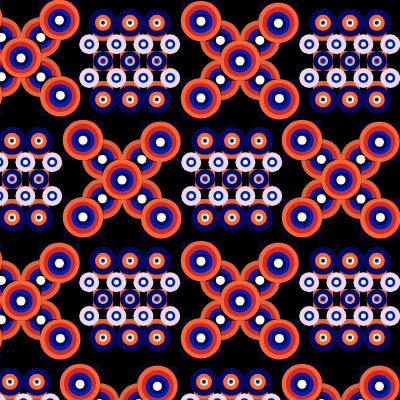
Frame 1 (no input)
Frame 60 (no input): identical to frame 1, image omitted
Frame 120 (the mouse pressed at the canvas centre since frame 60): identical to frame 1, image omitted

The p5.js sketch that drew this single still picture (run headless with seeded random() and noise() and a simulated clock; from frame 60 on, the mouse is pressed at the canvas centre):

// p5.js sketch
// ── sketch.js
function setup() {
  createCanvas(400, 400);
}

function draw() {
  background(0);
  
  //viejo
  push();
  translate(240,60);
  scale(0.20) ;
  rotate(0);
  tarea();
  pop();
   
  //viejo
  push();
  translate(341,179);
  scale(0.20);
  rotate(0);
  tarea();
  pop();
  
  //viejo
  push();
  translate(122,179);
  scale(0.20);
  rotate(0);
  tarea();
  pop();
  
  //viejo
  push();
  translate(21,57);
  scale(0.20);
  rotate(0);
  tarea();
  pop();
  
  //viejo
  push();
  translate(240,300);
  scale(0.20);
  rotate(0);
  tarea();
  pop();
  
  //viejo
  push();
  translate(21,300);
  scale(0.20);
  rotate(0);
  tarea();
  pop();
  
  //viejo
  push();
  translate(341,423);
  scale(0.20);
  rotate(0);
  tarea();
  pop();
  
  //nuevo
  push();
  translate(390,21);
  rotate(radians(90));
  scale(0.20);
  modulo2();
  pop();
  
  //nuevo
  push();
  translate(170,21);
  rotate(radians(90));
  scale(0.20);
  modulo2();
  pop();
  
  //nuevo
  push();
  translate(272,139);
  rotate(radians(90));
  scale(0.20);
  modulo2();
  pop();
  
  //nuevo
  push();
  translate(390,259);
  rotate(radians(90));
  scale(0.20);
  modulo2();
  pop();
  
  //nuevo
  push();
  translate(52,139);
  rotate(radians(90));
  scale(0.20);
  modulo2();
  pop();
  
  //nuevo
  push();
  translate(170,259);
  rotate(radians(90));
  scale(0.20);
  modulo2();
  pop();
  
  //nuevo
  push();
  translate(271,380);
  rotate(radians(90));
  scale(0.20);
  modulo2();
  pop();
  
  //viejo
  push();
  translate(119,423);
  scale(0.20);
  rotate(0);
  tarea();
  pop();
  
  //nuevo
  push();
  translate(50,380);
  rotate(radians(90));
  scale(0.20);
  modulo2();
  pop();
  
  

  
 
}
  
function tarea() {
  push();
  translate(-200,-200);

 fill (225,99,58) ;
  noStroke();
  circle (102,102, 203 );
  circle (299,102,203) ;
  circle (299,299, 203) ;
  circle(102, 299, 203) ;
  fill (205,43,39);
  noStroke();
  circle (102,102,160);
  circle( 299,102,160) ;
  circle(299,299,160);
  circle (102,299,160) ;
  fill (0,29,171) ;
  noStroke();
  circle(102,102,116);
  circle(299,102,116);
  circle(299,299,116);
  circle(102,299,116);
  
  fill(6,8,94);
  noStroke() ;
  circle(102,102,80);
  circle(299,102,80);
  circle(299,299,80);
  circle(102,299,80);
  fill(11,6,29);
  noStroke();
  square(101,102,200);
  square(-94,290,200);
  square(-94,-94,200);
  square(291,-85,200);
  square(295,295,200);
  fill(255,255,255);
  noStroke() ;
  circle(102,299,45);
  circle(102,102,45);
  circle(299,102,45);
  circle(300,300,45);
  
  
  fill(255,99,58);
  noStroke();
  circle(201,202,203);
  circle(5,391,203) ;
  circle(5,5,203);
  circle(392,14,203);
  circle(396,396,203);
  fill(205,43,39);
  noStroke();
  circle(200,203,160);
  circle(5,393,160);
  circle(5,4,160);
  circle(393,15,160);
  circle(398,395,160);
  fill(0,29,171);
  noStroke();
  circle(5,7,116);
  circle(392,18,116);
  circle(397,394,116);
  circle(5,390,116);
  circle(200,204,116);
  fill(6,8,94);
  noStroke();
  circle(5,6,80);
  circle(5,390,80);
  circle(397,392,80);
  circle(392,17,80);
  circle(200,205,80);
  fill(255,255,255);
  noStroke();
  circle(200,205,45);
  circle(5,6,45);
  circle(5,390,45);
  circle(397,392,45);
  circle(392,16,45);
 pop();
}

 function modulo2(){ // modulo nuevo
  
  
  //celeste
  fill(225,99,58);
  noStroke();
  square(-1,16,100);
  square(300,16,100);
  square(-1,150,100);
  square(300,150,100);
  square(300,285,100);
  square(-1,285,100);
  square(150,285,100);
  square(150,150,100);
  square(150,16,100);
  
  
  
  //rosado
  fill(6,8,94);
  noStroke();
  circle(9,66,140);
  circle(9,200,140);
  circle(9,335,140);
  circle(200,66,100); 
  circle(200,200,100);
  circle(200,335,100);
  
  circle(392,66,140);
  circle(392,200,140);
  circle(392,335,140);
  
  //azul
   fill(255,99,58);
  circle(9,66,80); 
  circle(9,200,80);
  circle(9,335,80);
  circle(392,66,80);
  circle(392,200,80);
  circle(392,335,80);
  
  //amarillo
  fill(242,241,184);
  noStroke();
  circle(392,66,40);
  circle(392,200,40);
  circle(392,335,40);
  circle(9,66,40);
  circle(9,200,40);
  circle(9,335,40);
  
  
  //celeste encima
  fill(168,203,219);
  noStroke();
  circle(200,66,50);
  circle(200,200,50);
  circle(200,335,50);
  
  //amarillo encima
  fill(205,43,39);
  noStroke();
  circle(200,200,30);
  circle(200,335,30);
  circle(200,66,30);
  
  //rosado claro
   fill(237,215,234); 
  noStroke();
  circle(116,133,100);
  circle(285,133,100);
  circle(116,268,100);
  circle(285,268,100);
  circle(116,404,100);
  circle(285,404,100);
  circle(116,-1,100);
  circle(285,-1,100);
  
  //azul encima
  fill(0,29,171);
  noStroke();
  circle(116,133,50);
  circle(285,133,50);
  circle(116,268,50);
  circle(285,268,50);
  circle(116,404,50);
  circle(285,404,50);
  circle(116,-1,50);
  circle(285,-1,50);
  circle(200,200,20);
  circle(200,66,20);
  circle(200,335,20);
  circle(9,66,20);
  circle(9,200,20);
  circle(9,335,20);
  circle(392,66,20);
  circle(392,200,20);
  circle(392,335,20);
  
  //amarillo
  fill(242,241,184);
  noStroke();
  circle(116,-1,25);
  circle(285,-1,25);
  circle(285,404,25);
  circle(116,404,25);
  circle(116,133,25);
  circle(285,133,25);
  circle(116,268,25);
  circle(285,268,25);
  }





  
  
  
